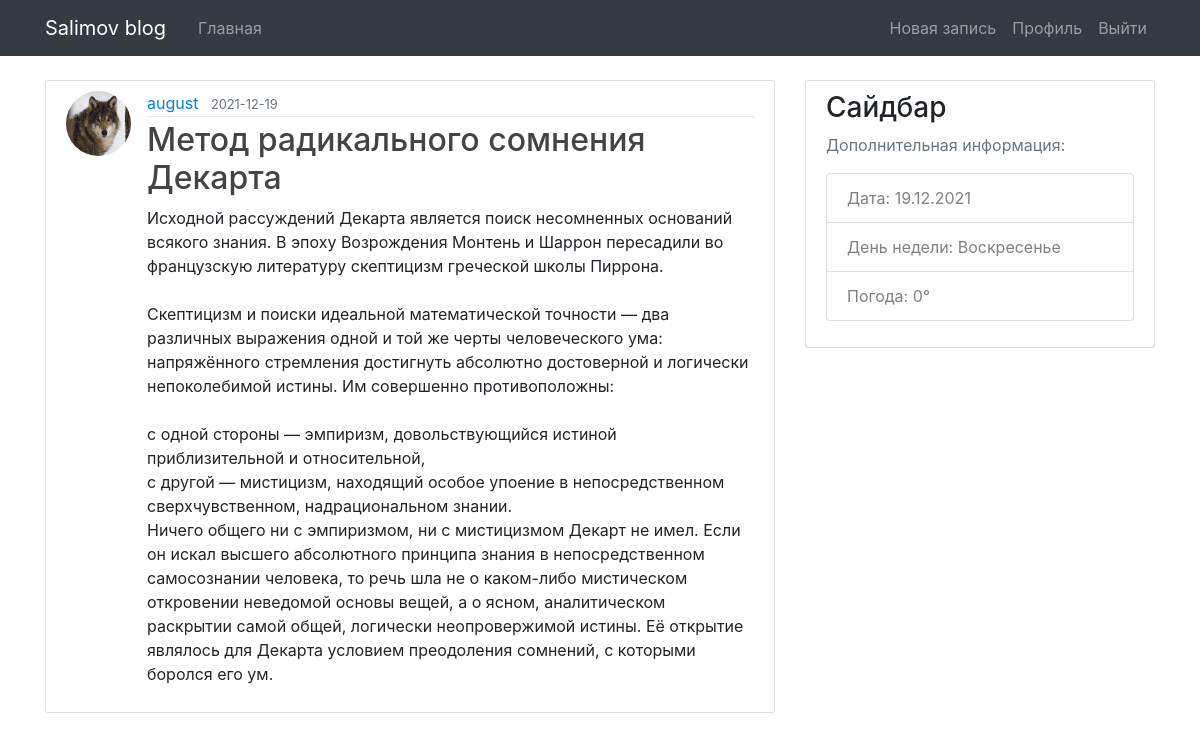
Screenshot of /post/2 (signed in) with the database file from the repository.
### app/models.py (models this page shows, shortened)
class User(db.Model, UserMixin):
    id = db.Column(db.Integer, primary_key=True)
    username = db.Column(db.String(20), unique=True, nullable=False)
    email = db.Column(db.String(120), unique=True, nullable=False)
    image_file = db.Column(db.String(20), nullable=False, default='default.jpg')
    password = db.Column(db.String(60), nullable=False)
    posts = db.relationship('Post', backref='author', lazy=True)

class Post(db.Model):
    id = db.Column(db.Integer, primary_key=True)
    title = db.Column(db.String(100), nullable=False)
    date_posted = db.Column(db.DateTime, nullable=False, default=datetime.utcnow)
    content = db.Column(db.Text, nullable=False)
    user_id = db.Column(db.Integer, db.ForeignKey('user.id'), nullable=False)

### app/routes.py (the view)
@app.route("/post/<int:post_id>")
def post(post_id):
    post = Post.query.get_or_404(post_id)
    return render_template('post.html', title=post.title, post=post)

### app/models.py (called while the page is built)
@login_manager.user_loader
def load_user(user_id):
    return User.query.get(int(user_id))

### app/templates/post.html (shortened to what this page needs)
{% extends "layout.html" %}
{% block content %}
  <article class="media content-section">
    <img class="rounded-circle article-img" src="{{ url_for('static', filename='profile_pics/' + post.author.image_file) }}">
    <div class="media-body">
      <div class="article-metadata">
        <a class="mr-2" href="#">{{ post.author.username }}</a>
        <small class="text-muted">{{ post.date_posted.strftime('%Y-%m-%d') }}</small>
      </div>
      <h2 class="article-title">{{ post.title }}</h2>
      <p class="article-content">{{ post.content }}</p>
    </div>
  </article>
{% endblock content %}

### app/static/main.css (style rules this page uses)
body { background: #fafafa; color: #333333; }
h1, h2, h3, h4, h5, h6 { color: #444444; }
.content-section { background: #ffffff; padding: 10px 20px; border: 1px solid #dddddd; border-radius: 3px; margin-bottom: 20px; }
.article-title { color: #444444; }
.article-content { white-space: pre-line; }
.article-img { height: 65px; width: 65px; margin-right: 16px; }
.article-metadata { padding-bottom: 1px; margin-bottom: 4px; border-bottom: 1px solid #e3e3e3 }

### rows the page displays
User: image_file (picture), author.username "august"
Post: date_posted "2021-12-19", title "Метод радикального сомнения Декарта", content "Исходной рассуждений Декарта является поиск несомненных оснований всякого знания. В эпоху Возрождения Монтень и Шаррон пересадили во французскую литературу скептицизм греческой школы Пиррона. Скептицизм и поиски идеальной математической точности — два различных выражения одной и той же черты человеческого ума: напряжённого стремления достигнуть абсолютно достоверной и логически непоколебимой истины. Им совершенно противоположны: с одной стороны — эмпиризм, довольствующийся истиной приблизительной и относительной, с другой — мистицизм, находящий особое упоение в непосредственном сверхчувственном, надрациональном знании. Ничего общего ни с эмпиризмом, ни с мистицизмом Декарт не имел. Если он…"
